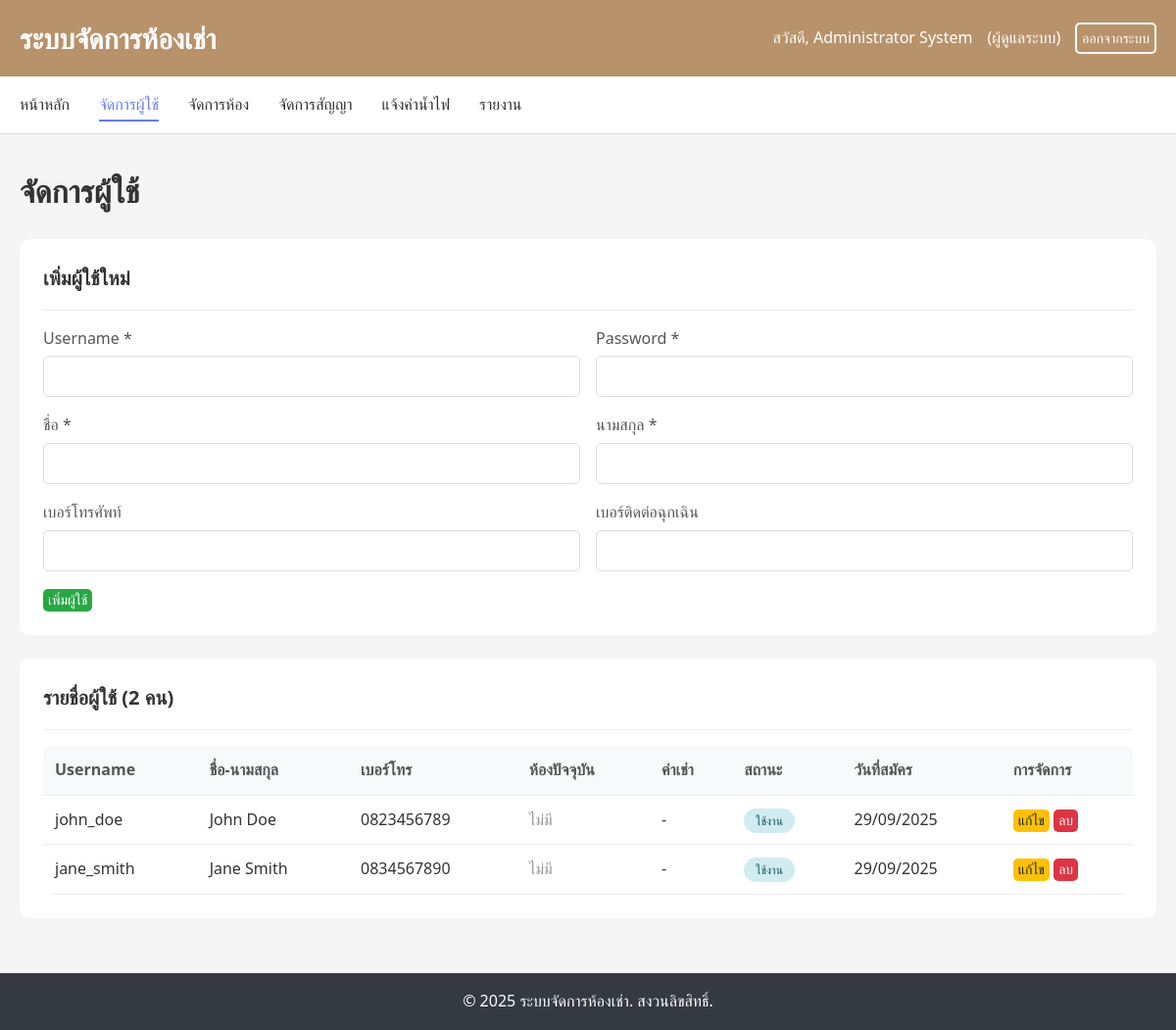
The page /pages/admin/users.php (signed in) on the database its author committed.
### tables this page shows
CREATE TABLE users (
    user_id INT AUTO_INCREMENT PRIMARY KEY,
    username VARCHAR(100) NOT NULL UNIQUE,
    password VARCHAR(255) NOT NULL,
    role ENUM('admin', 'user') DEFAULT 'user',
    first_name VARCHAR(100) NOT NULL,
    last_name VARCHAR(100) NOT NULL,
    phone VARCHAR(20),
    emergency_contact VARCHAR(20),
    status ENUM('active', 'inactive') DEFAULT 'active',
    has_room BOOLEAN DEFAULT FALSE,
    created_at TIMESTAMP DEFAULT CURRENT_TIMESTAMP,
    updated_at TIMESTAMP DEFAULT CURRENT_TIMESTAMP ON UPDATE CURRENT_TIMESTAMP
);

### includes/config.php (called while the page is built, shortened)
<?php
function h($string) {
    return htmlspecialchars($string, ENT_QUOTES, 'UTF-8');
}
function formatDate($date) {
    return date('d/m/Y', strtotime($date));
}
?>

### pages/admin/users.php (the view, shortened to what this page needs)
<?php
require_once '../../includes/config.php';
try {
    $stmt = $pdo->query("
        SELECT u.*,
               CONCAT(z.zone_name, '-', r.room_number) as current_room,
               c.rental_price
        FROM users u
        LEFT JOIN contracts c ON u.user_id = c.user_id AND c.status = 'active'
        LEFT JOIN rooms r ON c.room_id = r.room_id
        LEFT JOIN zones z ON r.zone_id = z.zone_id
        WHERE u.role = 'user'
        ORDER BY u.created_at DESC
    ");
    $users = $stmt->fetchAll();
} catch (PDOException $e) {
    $error_message = 'เกิดข้อผิดพลาดในการโหลดข้อมูล: ' . $e->getMessage();
}
require_once '../../includes/header.php';
?>
<h1 class="page-title">จัดการผู้ใช้</h1>
<div class="card">
    <div class="card-header">
        <h2 class="card-title">เพิ่มผู้ใช้ใหม่</h2>
    </div>
    <form method="POST" action="">
        <div class="form-row">
            <div class="form-col">
                <div class="form-group">
                    <label for="username">Username *</label>
                    <input type="text" id="username" name="username" class="form-control" required>
                </div>
            </div>
            <div class="form-col">
                <div class="form-group">
                    <label for="password">Password *</label>
                    <input type="password" id="password" name="password" class="form-control" required>
                </div>
            </div>
        </div>
        <div class="form-row">
            <div class="form-col">
                <div class="form-group">
                    <label for="first_name">ชื่อ *</label>
                    <input type="text" id="first_name" name="first_name" class="form-control" required>
                </div>
            </div>
            <div class="form-col">
                <div class="form-group">
                    <label for="last_name">นามสกุล *</label>
                    <input type="text" id="last_name" name="last_name" class="form-control" required>
                </div>
            </div>
        </div>
        <div class="form-row">
            <div class="form-col">
                <div class="form-group">
                    <label for="phone">เบอร์โทรศัพท์</label>
                    <input type="text" id="phone" name="phone" class="form-control">
                </div>
            </div>
            <div class="form-col">
                <div class="form-group">
                    <label for="emergency_contact">เบอร์ติดต่อฉุกเฉิน</label>
                    <input type="text" id="emergency_contact" name="emergency_contact" class="form-control">
                </div>
            </div>
        </div>
        <button type="submit" class="btn btn-success">เพิ่มผู้ใช้</button>
    </form>
</div>
<div class="card">
    <div class="card-header">
        <h2 class="card-title">รายชื่อผู้ใช้ (<?php echo count($users); ?> คน)</h2>
    </div>
    <div class="table-container">
        <table>
            <thead>
                <tr>
                    <th>Username</th>
                    <th>ชื่อ-นามสกุล</th>
                    <th>เบอร์โทร</th>
                    <th>ห้องปัจจุบัน</th>
                    <th>ค่าเช่า</th>
                    <th>สถานะ</th>
                    <th>วันที่สมัคร</th>
                    <th>การจัดการ</th>
                </tr>
            </thead>
            <tbody>
                <?php if (empty($users)): ?>
                <tr>
                    <td colspan="8" style="text-align: center; color: #666;">ไม่มีข้อมูลผู้ใช้</td>
                </tr>
                <?php else: ?>
                    <?php foreach ($users as $user): ?>
                    <tr>
                        <td><?php echo h($user['username']); ?></td>
                        <td><?php echo h($user['first_name'] . ' ' . $user['last_name']); ?></td>
                        <td><?php echo h($user['phone']); ?></td>
                        <td><?php echo $user['current_room'] ? h($user['current_room']) : '<span style="color: #999;">ไม่มี</span>'; ?></td>
                        <td><?php echo $user['rental_price'] ? formatMoney($user['rental_price']) : '-'; ?></td>
                        <td>
                            <span class="status-badge status-<?php echo $user['status']; ?>">
                                <?php echo $user['status'] === 'active' ? 'ใช้งาน' : 'ปิดใช้งาน'; ?>
                            </span>
                        </td>
                        <td><?php echo formatDate($user['created_at']); ?></td>
                        <td>
                            <button class="btn btn-warning btn-sm" onclick="editUser(<?php echo h(json_encode($user)); ?>)">แก้ไข</button>
                            <?php if (!$user['current_room']): ?>
                            <button class="btn btn-danger btn-sm" onclick="deleteUser(<?php echo $user['user_id']; ?>, '<?php echo h($user['username']); ?>')">ลบ</button>
                            <?php endif; ?>
                        </td>
                    </tr>
                    <?php endforeach; ?>
                <?php endif; ?>
            </tbody>
        </table>
    </div>
</div>
<?php require_once '../../includes/footer.php'; ?>

### assets/css/style.css (style rules this page uses)
* { margin: 0; padding: 0; box-sizing: border-box; }
body { font-family: "Segoe UI", Tahoma, Geneva, Verdana, sans-serif; background-color: #f5f5f5; color: #333; line-height: 1.6; }
.btn { padding: 3px 5px; border: none; border-radius: 5px; cursor: pointer; text-decoration: none; display: inline-block; font-size: 14px; font-weight: 500; }
.btn-success { background-color: #28a745; color: white; }
.btn-danger { background-color: #dc3545; color: white; }
.btn-warning { background-color: #ffc107; color: #212529; }
.page-title { font-size: 2rem; font-weight: 700; margin-bottom: 1.5rem; color: #333; }
.card { background: white; border-radius: 10px; padding: 1.5rem; margin-bottom: 1.5rem; }
.card-header { border-bottom: 1px solid #eee; padding-bottom: 1rem; margin-bottom: 1rem; }
.card-title { font-size: 1.25rem; font-weight: 600; color: #333; }
.form-group { margin-bottom: 1rem; }
.form-group label { display: block; margin-bottom: 5px; font-weight: 500; color: #555; }
.form-control { width: 100%; padding: 12px; border: 1px solid #ddd; border-radius: 5px; font-size: 14px; }
.form-row { display: flex; gap: 1rem; }
.form-col { flex: 1; }
.table-container { overflow-x: auto; background: white; border-radius: 10px; }
table { width: 100%; border-collapse: collapse; }
th, td { padding: 12px; text-align: left; border-bottom: 1px solid #eee; }
th { background-color: #f8f9fa; font-weight: 600; color: #555; }
.status-badge { padding: 4px 12px; border-radius: 20px; font-size: 12px; font-weight: 500; text-transform: uppercase; }
.status-active { background-color: #d1ecf1; color: #0c5460; }

### rows shown on the page
users: username "john_doe", first_name+last_name "John Doe", phone "0823456789", status "ใช้งาน", created_at "29/09/2025"
users: username "jane_smith", first_name+last_name "Jane Smith", phone "0834567890", status "ใช้งาน", created_at "29/09/2025"

### other values the page prints
SITE_NAME "ระบบจัดการห้องเช่า"
$_SESSION['first_name'] . ' ' . $_SESSION['last_name'] "Administrator System"
count($users) "2"
